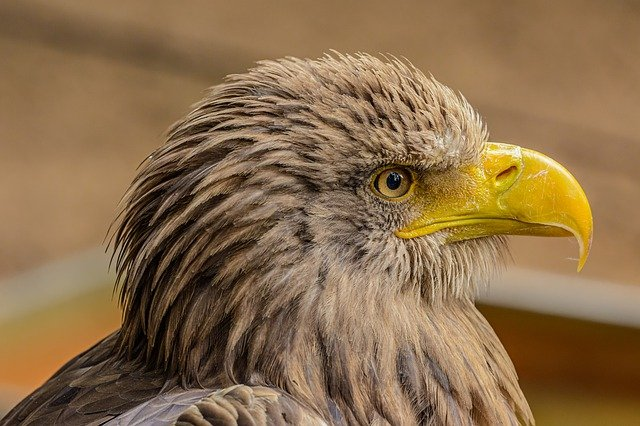
#> input picture test_data/image_1.jpg, 640 x 426 px; its folder holds 2 pictures in this run
$ python add_gaussian_blur_test_image.py
#> lines starting #> are read from the running program, lines starting #| are printed output that depends on the picture
"""
Script to add Gaussian blurring to a test data
"""

import cv2
import os
import glob as glob

from tqdm import tqdm

src_dir = '../test_data'
images = glob.glob(f"{src_dir}/*.jpg")
dst_dir = '../test_data/gaussian_blurred'

for i, img in tqdm(enumerate(images), total=len(images)):
    img = cv2.imread(f"{images[i]}")
#> img is the input picture: shape (426, 640, 3); mean B, G, R 75, 109.5, 138.4
    # add gaussian blurring
    blur = cv2.GaussianBlur(img, (15, 15), 0)
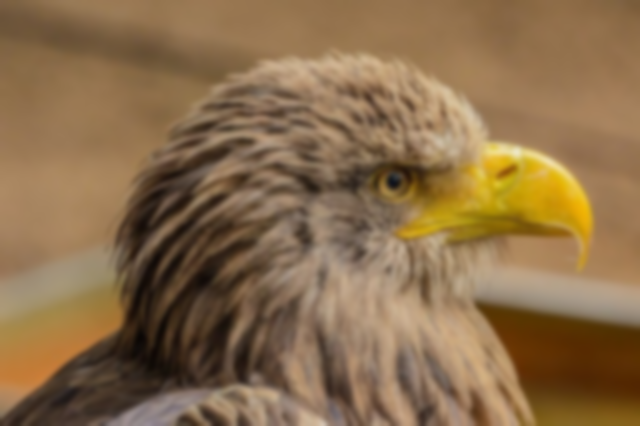
#> blur: shape (426, 640, 3); mean B, G, R 75, 109.5, 138.4
    cv2.imwrite(f"{dst_dir}/image_{i+1}.jpg", blur)
#> pass 2 of the loop `for i, img in tqdm(enumerate(images), total=len(images)):`:
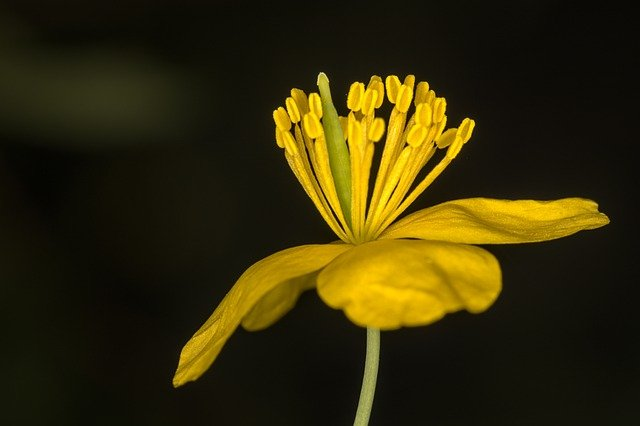
#> input picture test_data/image_2.jpg, 640 x 426 px
#> img is the input picture: shape (426, 640, 3); mean B, G, R 8.7, 43.3, 51.4
#> `blur = cv2.GaussianBlur(img, (15, 15), 0)`:
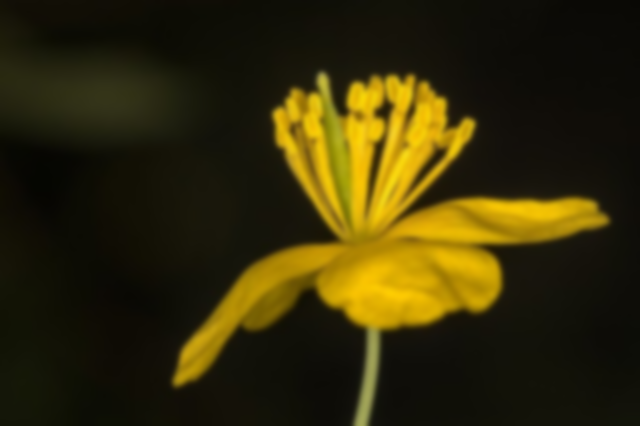
#> blur: shape (426, 640, 3); mean B, G, R 8.7, 43.3, 51.4

print('DONE')
